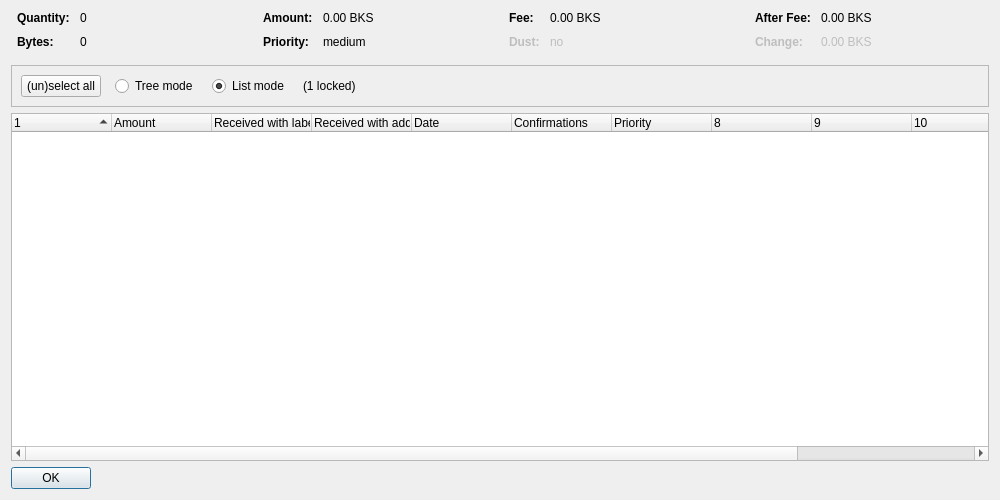
<?xml version="1.0" encoding="UTF-8"?>
<ui version="4.0">
 <class>CoinControlDialog</class>
 <widget class="QDialog" name="CoinControlDialog">
  <property name="geometry">
   <rect>
    <x>0</x>
    <y>0</y>
    <width>1000</width>
    <height>500</height>
   </rect>
  </property>
  <property name="windowTitle">
   <string>Coin Selection</string>
  </property>
  <property name="styleSheet">
   <string notr="true"/>
  </property>
  <layout class="QVBoxLayout" name="verticalLayout">
   <item>
    <layout class="QHBoxLayout" name="horizontalLayoutTop" stretch="0,0,0,0">
     <property name="topMargin">
      <number>0</number>
     </property>
     <property name="bottomMargin">
      <number>10</number>
     </property>
     <item>
      <layout class="QFormLayout" name="formLayoutCoinControl1">
       <property name="horizontalSpacing">
        <number>10</number>
       </property>
       <property name="verticalSpacing">
        <number>10</number>
       </property>
       <property name="leftMargin">
        <number>6</number>
       </property>
       <property name="rightMargin">
        <number>6</number>
       </property>
       <item row="0" column="0">
        <widget class="QLabel" name="labelCoinControlQuantityText">
         <property name="font">
          <font>
           <weight>75</weight>
           <bold>true</bold>
          </font>
         </property>
         <property name="text">
          <string>Quantity:</string>
         </property>
        </widget>
       </item>
       <item row="0" column="1">
        <widget class="QLabel" name="labelCoinControlQuantity">
         <property name="cursor">
          <cursorShape>IBeamCursor</cursorShape>
         </property>
         <property name="contextMenuPolicy">
          <enum>Qt::ActionsContextMenu</enum>
         </property>
         <property name="text">
          <string notr="true">0</string>
         </property>
         <property name="textInteractionFlags">
          <set>Qt::LinksAccessibleByMouse|Qt::TextSelectableByKeyboard|Qt::TextSelectableByMouse</set>
         </property>
        </widget>
       </item>
       <item row="1" column="0">
        <widget class="QLabel" name="labelCoinControlBytesText">
         <property name="font">
          <font>
           <weight>75</weight>
           <bold>true</bold>
          </font>
         </property>
         <property name="text">
          <string>Bytes:</string>
         </property>
        </widget>
       </item>
       <item row="1" column="1">
        <widget class="QLabel" name="labelCoinControlBytes">
         <property name="cursor">
          <cursorShape>IBeamCursor</cursorShape>
         </property>
         <property name="contextMenuPolicy">
          <enum>Qt::ActionsContextMenu</enum>
         </property>
         <property name="text">
          <string notr="true">0</string>
         </property>
         <property name="textInteractionFlags">
          <set>Qt::LinksAccessibleByMouse|Qt::TextSelectableByKeyboard|Qt::TextSelectableByMouse</set>
         </property>
        </widget>
       </item>
      </layout>
     </item>
     <item>
      <layout class="QFormLayout" name="formLayoutCoinControl2">
       <property name="horizontalSpacing">
        <number>10</number>
       </property>
       <property name="verticalSpacing">
        <number>10</number>
       </property>
       <property name="leftMargin">
        <number>6</number>
       </property>
       <property name="rightMargin">
        <number>6</number>
       </property>
       <item row="0" column="0">
        <widget class="QLabel" name="labelCoinControlAmountText">
         <property name="font">
          <font>
           <weight>75</weight>
           <bold>true</bold>
          </font>
         </property>
         <property name="text">
          <string>Amount:</string>
         </property>
        </widget>
       </item>
       <item row="0" column="1">
        <widget class="QLabel" name="labelCoinControlAmount">
         <property name="cursor">
          <cursorShape>IBeamCursor</cursorShape>
         </property>
         <property name="contextMenuPolicy">
          <enum>Qt::ActionsContextMenu</enum>
         </property>
         <property name="text">
          <string notr="true">0.00 BKS</string>
         </property>
         <property name="textInteractionFlags">
          <set>Qt::LinksAccessibleByMouse|Qt::TextSelectableByKeyboard|Qt::TextSelectableByMouse</set>
         </property>
        </widget>
       </item>
       <item row="1" column="0">
        <widget class="QLabel" name="labelCoinControlPriorityText">
         <property name="font">
          <font>
           <weight>75</weight>
           <bold>true</bold>
          </font>
         </property>
         <property name="text">
          <string>Priority:</string>
         </property>
        </widget>
       </item>
       <item row="1" column="1">
        <widget class="QLabel" name="labelCoinControlPriority">
         <property name="cursor">
          <cursorShape>IBeamCursor</cursorShape>
         </property>
         <property name="contextMenuPolicy">
          <enum>Qt::ActionsContextMenu</enum>
         </property>
         <property name="text">
          <string notr="true">medium</string>
         </property>
         <property name="textInteractionFlags">
          <set>Qt::LinksAccessibleByMouse|Qt::TextSelectableByKeyboard|Qt::TextSelectableByMouse</set>
         </property>
        </widget>
       </item>
      </layout>
     </item>
     <item>
      <layout class="QFormLayout" name="formLayoutCoinControl3">
       <property name="horizontalSpacing">
        <number>10</number>
       </property>
       <property name="verticalSpacing">
        <number>10</number>
       </property>
       <property name="leftMargin">
        <number>6</number>
       </property>
       <property name="rightMargin">
        <number>6</number>
       </property>
       <item row="0" column="0">
        <widget class="QLabel" name="labelCoinControlFeeText">
         <property name="font">
          <font>
           <weight>75</weight>
           <bold>true</bold>
          </font>
         </property>
         <property name="text">
          <string>Fee:</string>
         </property>
        </widget>
       </item>
       <item row="0" column="1">
        <widget class="QLabel" name="labelCoinControlFee">
         <property name="cursor">
          <cursorShape>IBeamCursor</cursorShape>
         </property>
         <property name="contextMenuPolicy">
          <enum>Qt::ActionsContextMenu</enum>
         </property>
         <property name="text">
          <string notr="true">0.00 BKS</string>
         </property>
         <property name="textInteractionFlags">
          <set>Qt::LinksAccessibleByMouse|Qt::TextSelectableByKeyboard|Qt::TextSelectableByMouse</set>
         </property>
        </widget>
       </item>
       <item row="1" column="0">
        <widget class="QLabel" name="labelCoinControlLowOutputText">
         <property name="enabled">
          <bool>false</bool>
         </property>
         <property name="font">
          <font>
           <weight>75</weight>
           <bold>true</bold>
          </font>
         </property>
         <property name="text">
          <string>Dust:</string>
         </property>
        </widget>
       </item>
       <item row="1" column="1">
        <widget class="QLabel" name="labelCoinControlLowOutput">
         <property name="enabled">
          <bool>false</bool>
         </property>
         <property name="cursor">
          <cursorShape>IBeamCursor</cursorShape>
         </property>
         <property name="contextMenuPolicy">
          <enum>Qt::ActionsContextMenu</enum>
         </property>
         <property name="text">
          <string notr="true">no</string>
         </property>
         <property name="textInteractionFlags">
          <set>Qt::LinksAccessibleByMouse|Qt::TextSelectableByKeyboard|Qt::TextSelectableByMouse</set>
         </property>
        </widget>
       </item>
      </layout>
     </item>
     <item>
      <layout class="QFormLayout" name="formLayoutCoinControl4">
       <property name="horizontalSpacing">
        <number>10</number>
       </property>
       <property name="verticalSpacing">
        <number>10</number>
       </property>
       <property name="leftMargin">
        <number>6</number>
       </property>
       <property name="rightMargin">
        <number>6</number>
       </property>
       <item row="0" column="0">
        <widget class="QLabel" name="labelCoinControlAfterFeeText">
         <property name="font">
          <font>
           <weight>75</weight>
           <bold>true</bold>
          </font>
         </property>
         <property name="text">
          <string>After Fee:</string>
         </property>
        </widget>
       </item>
       <item row="0" column="1">
        <widget class="QLabel" name="labelCoinControlAfterFee">
         <property name="cursor">
          <cursorShape>IBeamCursor</cursorShape>
         </property>
         <property name="contextMenuPolicy">
          <enum>Qt::ActionsContextMenu</enum>
         </property>
         <property name="text">
          <string notr="true">0.00 BKS</string>
         </property>
         <property name="textInteractionFlags">
          <set>Qt::LinksAccessibleByMouse|Qt::TextSelectableByKeyboard|Qt::TextSelectableByMouse</set>
         </property>
        </widget>
       </item>
       <item row="1" column="0">
        <widget class="QLabel" name="labelCoinControlChangeText">
         <property name="enabled">
          <bool>false</bool>
         </property>
         <property name="font">
          <font>
           <weight>75</weight>
           <bold>true</bold>
          </font>
         </property>
         <property name="text">
          <string>Change:</string>
         </property>
        </widget>
       </item>
       <item row="1" column="1">
        <widget class="QLabel" name="labelCoinControlChange">
         <property name="enabled">
          <bool>false</bool>
         </property>
         <property name="cursor">
          <cursorShape>IBeamCursor</cursorShape>
         </property>
         <property name="contextMenuPolicy">
          <enum>Qt::ActionsContextMenu</enum>
         </property>
         <property name="text">
          <string notr="true">0.00 BKS</string>
         </property>
         <property name="textInteractionFlags">
          <set>Qt::LinksAccessibleByMouse|Qt::TextSelectableByKeyboard|Qt::TextSelectableByMouse</set>
         </property>
        </widget>
       </item>
      </layout>
     </item>
    </layout>
   </item>
   <item>
    <widget class="QFrame" name="frame">
     <property name="minimumSize">
      <size>
       <width>0</width>
       <height>40</height>
      </size>
     </property>
     <property name="frameShape">
      <enum>QFrame::StyledPanel</enum>
     </property>
     <property name="frameShadow">
      <enum>QFrame::Sunken</enum>
     </property>
     <layout class="QHBoxLayout" name="horizontalLayout">
      <item>
       <layout class="QHBoxLayout" name="horizontalLayoutPanel" stretch="0,0,0,0,0">
        <property name="spacing">
         <number>14</number>
        </property>
        <item>
         <widget class="QPushButton" name="pushButtonSelectAll">
          <property name="sizePolicy">
           <sizepolicy hsizetype="Maximum" vsizetype="Fixed">
            <horstretch>0</horstretch>
            <verstretch>0</verstretch>
           </sizepolicy>
          </property>
          <property name="styleSheet">
           <string notr="true"/>
          </property>
          <property name="text">
           <string>(un)select all</string>
          </property>
          <property name="autoDefault">
           <bool>false</bool>
          </property>
         </widget>
        </item>
        <item>
         <widget class="QRadioButton" name="radioTreeMode">
          <property name="sizePolicy">
           <sizepolicy hsizetype="Maximum" vsizetype="Fixed">
            <horstretch>0</horstretch>
            <verstretch>0</verstretch>
           </sizepolicy>
          </property>
          <property name="text">
           <string>Tree mode</string>
          </property>
         </widget>
        </item>
        <item>
         <widget class="QRadioButton" name="radioListMode">
          <property name="sizePolicy">
           <sizepolicy hsizetype="Maximum" vsizetype="Fixed">
            <horstretch>0</horstretch>
            <verstretch>0</verstretch>
           </sizepolicy>
          </property>
          <property name="text">
           <string>List mode</string>
          </property>
          <property name="checked">
           <bool>true</bool>
          </property>
         </widget>
        </item>
        <item>
         <widget class="QLabel" name="labelLocked">
          <property name="text">
           <string notr="true">(1 locked)</string>
          </property>
         </widget>
        </item>
        <item>
         <spacer name="horizontalSpacer">
          <property name="orientation">
           <enum>Qt::Horizontal</enum>
          </property>
          <property name="sizeHint" stdset="0">
           <size>
            <width>40</width>
            <height>20</height>
           </size>
          </property>
         </spacer>
        </item>
       </layout>
      </item>
     </layout>
    </widget>
   </item>
   <item>
    <widget class="CoinControlTreeWidget" name="treeWidget">
     <property name="contextMenuPolicy">
      <enum>Qt::CustomContextMenu</enum>
     </property>
     <property name="styleSheet">
      <string notr="true"/>
     </property>
     <property name="sortingEnabled">
      <bool>false</bool>
     </property>
     <property name="columnCount">
      <number>12</number>
     </property>
     <attribute name="headerShowSortIndicator" stdset="0">
      <bool>true</bool>
     </attribute>
     <attribute name="headerStretchLastSection">
      <bool>false</bool>
     </attribute>
     <column>
      <property name="text">
       <string/>
      </property>
     </column>
     <column>
      <property name="text">
       <string>Amount</string>
      </property>
     </column>
     <column>
      <property name="text">
       <string>Received with label</string>
      </property>
     </column>
     <column>
      <property name="text">
       <string>Received with address</string>
      </property>
     </column>
     <column>
      <property name="text">
       <string>Date</string>
      </property>
     </column>
     <column>
      <property name="text">
       <string>Confirmations</string>
      </property>
      <property name="toolTip">
       <string>Confirmed</string>
      </property>
     </column>
     <column>
      <property name="text">
       <string>Priority</string>
      </property>
     </column>
     <column>
      <property name="text">
       <string/>
      </property>
     </column>
     <column>
      <property name="text">
       <string/>
      </property>
     </column>
     <column>
      <property name="text">
       <string/>
      </property>
     </column>
     <column>
      <property name="text">
       <string/>
      </property>
     </column>
     <column>
      <property name="text">
       <string/>
      </property>
     </column>
    </widget>
   </item>
   <item>
    <widget class="QDialogButtonBox" name="buttonBox">
     <property name="sizePolicy">
      <sizepolicy hsizetype="Maximum" vsizetype="Fixed">
       <horstretch>0</horstretch>
       <verstretch>0</verstretch>
      </sizepolicy>
     </property>
     <property name="styleSheet">
      <string notr="true"/>
     </property>
     <property name="orientation">
      <enum>Qt::Horizontal</enum>
     </property>
     <property name="standardButtons">
      <set>QDialogButtonBox::Ok</set>
     </property>
    </widget>
   </item>
  </layout>
 </widget>
 <customwidgets>
  <customwidget>
   <class>CoinControlTreeWidget</class>
   <extends>QTreeWidget</extends>
   <header>coincontroltreewidget.h</header>
  </customwidget>
 </customwidgets>
 <resources/>
 <connections/>
</ui>
